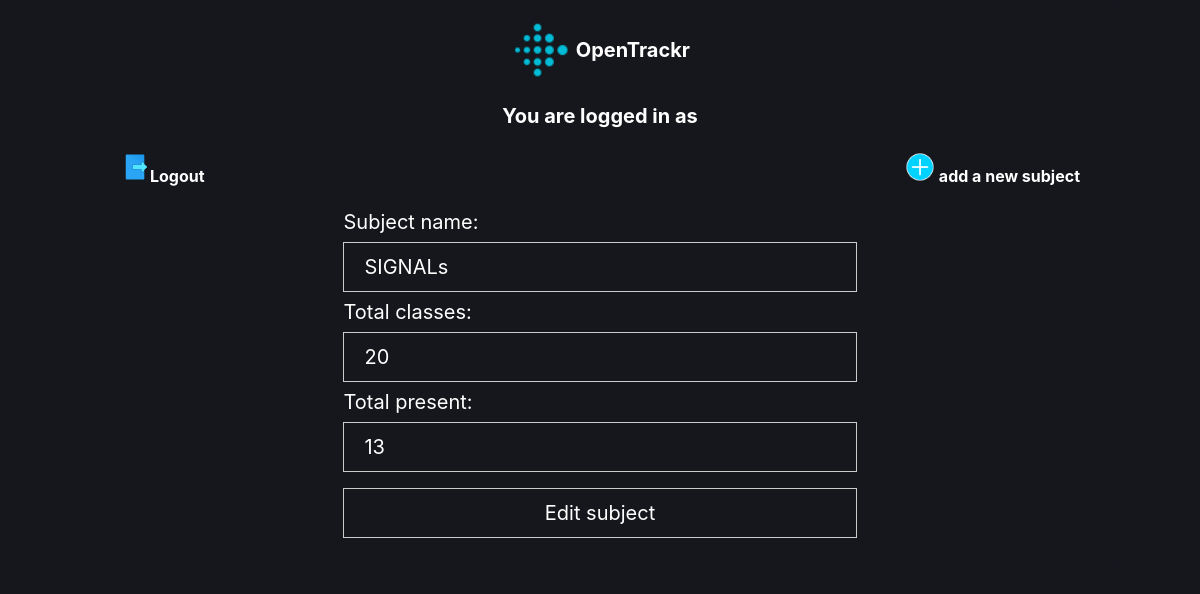
The page /updateatt/23 (signed in) on the database its author committed.
### attendance/models.py (models this page shows, shortened)
class subject(models.Model):
    user=models.ForeignKey(User,on_delete=models.CASCADE,blank=True,null=True,related_name="user")
    sub_name = models.CharField(max_length=100)
    present=models.IntegerField(default=0)
    totalclasses=models.IntegerField(default=0)

### attendance/views.py (the view, shortened to what this page needs)
# urls.py: path('updateatt/<int:id>', views.update_att, name='updateatt'),
def update_att(request,id):
    if request.method=="GET":
        sub=subject.objects.get(id=id, user=request.user)
        return render(request,"attendance/edit_details.html",{'sub':sub})

### attendance/templates/attendance/edit_details.html (shortened to what this page needs)
{% extends 'attendance/index.html' %}
{% block editsubject %}
{% if user.is_authenticated %}
    <form action="{% url 'updateatt' id=sub.id %}" method="post">
        <p>Subject name:</p>
        <input autofocus class="form-control submitbtn" type="text" name="subname" value="{{ sub.sub_name }}">
        <p>Total classes:</p>
        <input autofocus class="form-control submitbtn" type="text" name="initotal" value="{{ sub.totalclasses }}">
        <p>Total present:</p>
        <input autofocus class="form-control submitbtn" type="text" name="inipresent" value="{{ sub.present }}">
        <input class="submitbtn" type="submit" value="Edit subject">
    </form>
{% endif %}
{% endblock editsubject %}

### attendance/static/css/main.css (style rules this page uses)
* { margin: 0; font-family: Inter, Segoe UI, Roboto, Oxygen, Ubuntu, Cantarell, Fira Sans, Droid Sans, Helvetica Neue, sans-serif; color: #fff; font-size: 20px; }
body { background-color: #15171d; display: flex; flex-direction: column; align-items: center; }
.submitbtn { width: 100%; padding: 12px 20px; margin: 8px 0; display: inline-block; border: 1px solid #ccc; box-sizing: border-box; background-color: #15171d; color: #fff; }

### rows shown on the page
subject: subname "SIGNALs", initotal "20", inipresent "13"
